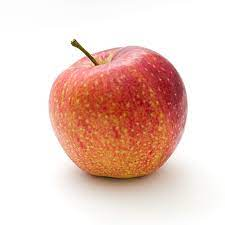
#> input picture gui/apple.jpeg, 225 x 225 px, found by its file name
$ python optimiser.py
#> lines starting #> are read from the running program, lines starting #| are printed output that depends on the picture
import matplotlib.pyplot as plt

# from benderopt.base import OptimizationProblem, Observation
# from benderopt.optimizer import optimizers
import numpy as np
from pathlib import Path
import matplotlib.image as mpimg
from gui.coloriserGUI import Coloriser
import h5py
import numexpr as ne
from sys import getsizeof


# [18 lines left out: functions linalg_norm, plotImages, not called in this run]


def getInit(fileName):
    # fileName = "chipmunk.jpg"
#> called with fileName = 'apple.jpeg'
    rawImage = plt.imread(f"../images/{fileName}")
#> rawImage is the input picture: shape (225, 225, 3); mean R, G, B 235.3, 205.5, 196
    grayImage = np.dot(rawImage[..., :3], [0.299, 0.587, 0.114]).astype(np.uint8)
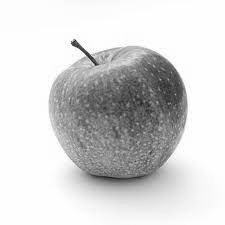
#> grayImage: shape (225, 225); min 28, max 254, mean 212.6
    grayImage = np.dstack([grayImage] * 3)
#> grayImage: shape (225, 225, 3)
    xSize, ySize, d = grayImage.shape
#> xSize = 225; ySize = 225; d = 3
    NRandomPixelsMax = 500
    # get random indices to eventually color in
    randomIndices = np.random.default_rng().choice(
        xSize * ySize, size=int(NRandomPixelsMax), replace=False
    )

    # define the coordinate pairs which we will color;
    # returns an array formatted as [[x0,y0],[x1,y1]...]
    randomCoordinates = np.array(
        [[index % xSize, index // xSize] for index in randomIndices]
    )
    # someColorImage = grayImage.copy()
    # someColorImage[randomCoordinates[:, 0], randomCoordinates[:, 1]] = rawImage[
    #     randomCoordinates[:, 0], randomCoordinates[:, 1]
    # ]

    colorCoordinates = randomCoordinates
    colorValues = rawImage[randomCoordinates[:, 0], randomCoordinates[:, 1]]
#> colorValues = 500 rows, first 8: [201, 89, 41], [221, 134, 91], [228, 123, 75], [255, 255, 255], [236, 121, 90], [254, 254, 254], [255, 255, 255], [216, 102, 50]
    return rawImage, grayImage, colorCoordinates, colorValues


rim, gim, cc, cv = getInit("apple.jpeg")
#> cc = 500 pairs, first value 0 to 224, second value 0 to 224; cv has the same summary as colorValues in getInit

gc = np.indices([gim.shape[0], gim.shape[1]]).reshape(2, gim.shape[0] * gim.shape[1]).T
gim = gim[:, :, 0]
delta, sigma1, sigma2, p = 0.01, 100, 100, 1
kernel = lambda x: np.exp(-(x**2))
# normalKernel = lambda x: np.exp(-(x**2))
params = {
    "delta": delta,
    "sigma1": sigma1,
    "sigma2": sigma1,
    "p": p,
    "kernel": lambda x: np.exp(-(x**2)),
}


# [29 lines left out: function colorise, not called in this run]


def getK(X, Y, grayImage):
    """Generates the kernel matrix for 2 lists of indicies X and Y. X and Y
    are lists of coordiantes of shape k x 2"""
    nx, ny = len(X), len(Y)
#> nx = 500; ny = 500
    # return np.random.rand(nx,ny)/1000
    distXY = np.linalg.norm(X[:, np.newaxis] - Y[np.newaxis, :], axis=2)
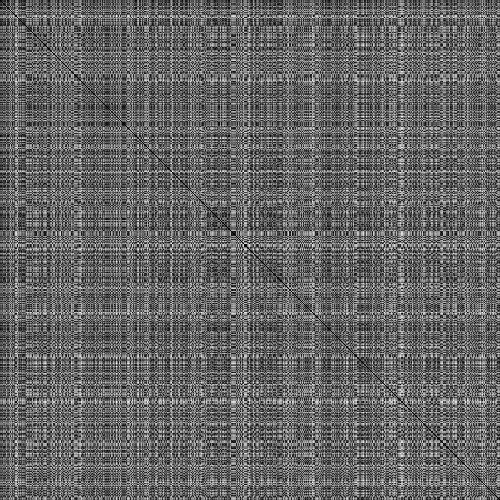
#> distXY: shape (500, 500) float64; min 0, max 296.4, mean 118.9; drawn with min black and max white
    grayX = grayImage[X[:, 0], X[:, 1]]
#> grayX = 500 values, max 254 at index 3, min 53 at index 34, mean 215.6
    grayY = grayImage[Y[:, 0], Y[:, 1]]
#> grayY has the same summary as grayX
    grayXY = np.abs(grayX[:, np.newaxis] - grayY[np.newaxis, :])
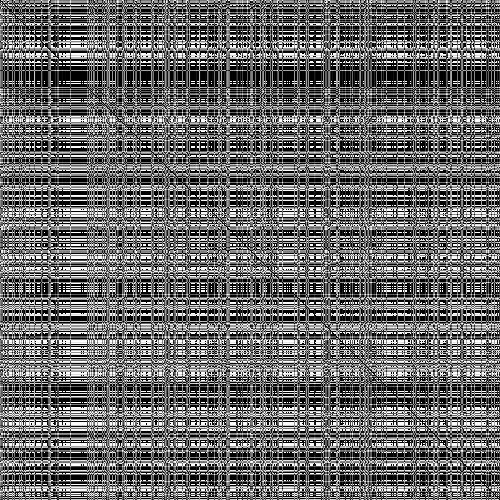
#> grayXY: shape (500, 500); min 0, max 255, mean 105.1
    return kernel(distXY / 100) * kernel(grayXY**2 / 100)
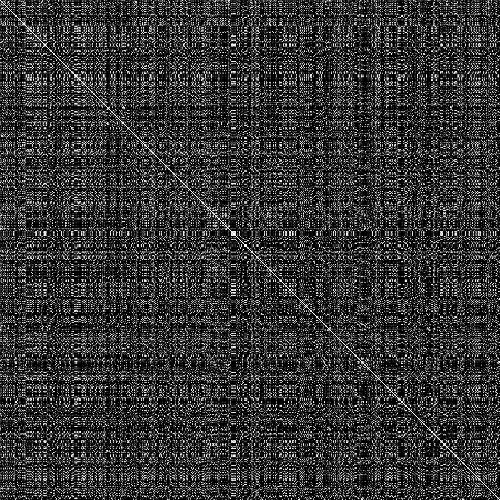
#> returned value: shape (500, 500) float64; min 8.34e-06, max 1, mean 0.217


getKInitial = getK(cc, cc, gim)
# ##
# # return kernel(distXY / sigma1) * kernel(grayXY**p / sigma2)
#
#
# def saveDifferences(fileName):
#     rim, gim, cc, cv = getInit(fileName)
#     gc = (
#         np.indices([gim.shape[0], gim.shape[1]])
#         .reshape(2, gim.shape[0] * gim.shape[1])
#         .T
#     )
#     gim = gim[:, :, 0]
#     # rim = None
#     # gim = None
#     # gim2 = gim[:, :, 0]
#     gc2 = gc[:, np.newaxis].astype(np.int32)
#     cc2 = cc[np.newaxis, :].astype(np.int32)
#     # gc = None
#     # cc = None
#     # t = ne.evaluate("gc2-cc2")
#     print("generatred t")
#     # gc2 = None
#     # cc2 = None
#     # print("working on x")
#     # x = linalg_norm(t)
#     # print("generated x")
#     # t = None
#     return (
#         gc,
#         cc,
#         gim,
#     )  # t
#     # ne.evaluate("gc2-cc2")  # np.split(ne.evaluate("gc2-cc2"), 1000)
#     # np.save("diffArray.npy", ne.evaluate("gc2 - cc2")=)
#     # return np.einsum(
#     #     "ijk,ijk->ij",
#     #     ne.evaluate("gc2 - cc2"),
#     #     ne.evaluate("gc2-cc2"),
#     #     optimize="optimal",
#     # )
#
#
# (
#     gc,
#     cc,
#     gim,
# ) = saveDifferences("chipmunk.jpg")
#
#
# grayX = gim[gc[:, 0], gc[:, 1]]
# grayY = gim[cc[:, 0], cc[:, 1]]
# grayXY = np.abs(grayX[:] - grayY[0])
# grayXY = grayXY**0.5
#
# grayXY = np.abs(grayX[:, np.newaxis] - grayY[np.newaxis, :])

# colXY = gc[:] - cc[0]
# print(colXY.shape)
# distXYSquared = np.einsum(
#     "ij,ij->i",
#     colXY,
#     colXY,
#     optimize="optimal",
# )[:, np.newaxis]

##
# BEGINS THE COLUMNAL IMPLEMENTATION


# [12 lines left out: functions getKD, getLayerI, not called in this run]


def getColK(gim, x, y, col):
#> called with x = array of shape (50625, 2), y = array of shape (500, 2), col = 100
    colXY = x[:] - y[col]
#> colXY = 50625 pairs, first value -128 to 96, second value -38 to 186
    print(colXY.shape)
#| (50625, 2)
    # distXYSquared = np.einsum(
    #     "ij,ij->i",
    #     colXY,
    #     colXY,
    #     optimize="optimal",
    # )
#> (the run stopped early here; a loop or call above may not have finished)
